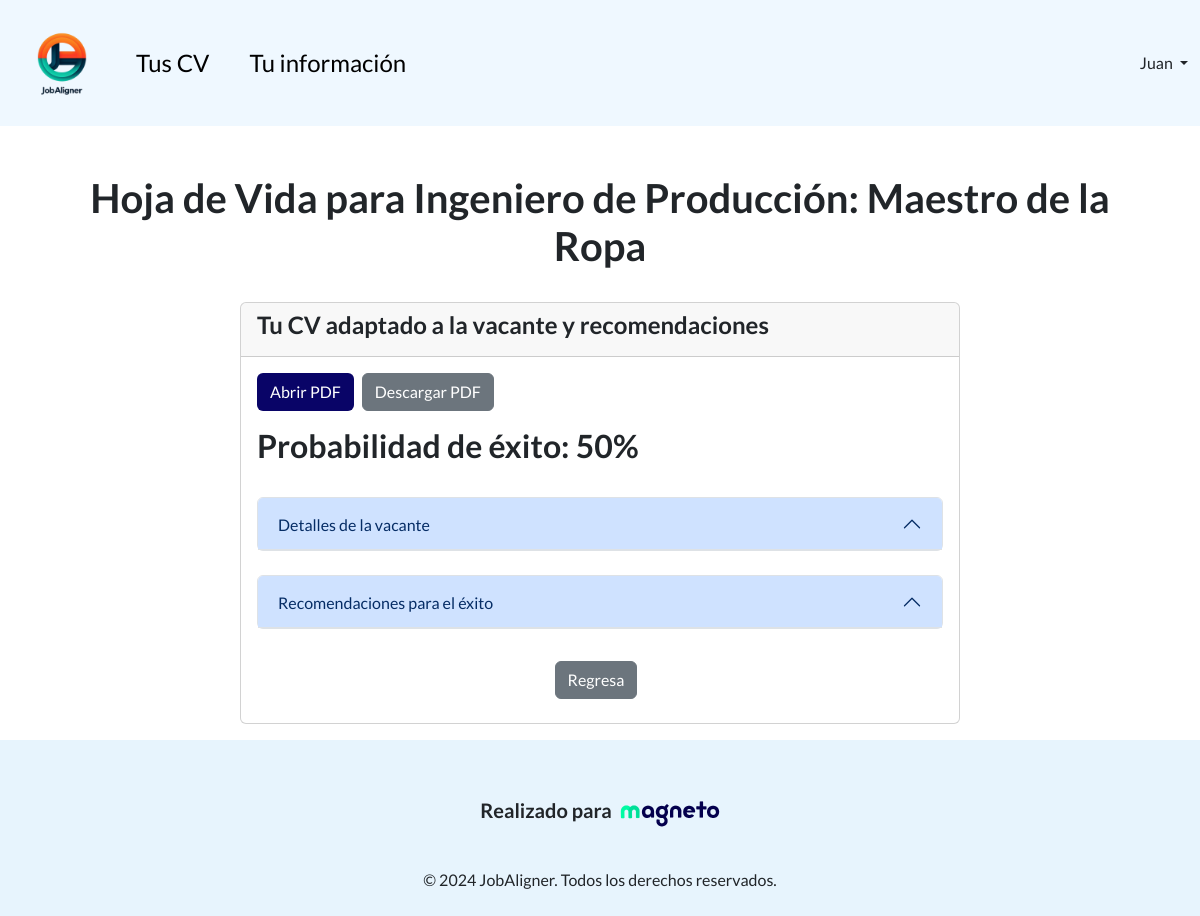
The app's page /cv/13/ (signed in) with its own data.
### jobalignment/models.py (models this page shows)
class CV(models.Model):
    user = models.ForeignKey(User, on_delete=models.CASCADE, related_name='cvs')
    vacancy = models.ForeignKey(JobVacancy, on_delete=models.CASCADE, related_name='vacancys')
    cvpdf = models.FileField(upload_to='pdfs/', blank=True, null=True)

class JobVacancy(models.Model):
    title = models.CharField(max_length=200)
    description = models.TextField()
    requirements = models.TextField()
    location = models.CharField(max_length=100)
    company_name = models.CharField(max_length=200)

### Suggestions/models.py (models this page shows)
class Suggestion(models.Model):
    cv = models.OneToOneField(CV, on_delete=models.CASCADE)
    suggestions = models.TextField()
    probability = models.IntegerField()

### jobalignment/views.py (the view)
# urls.py: path('cv/<int:cv_id>/', jobAlignmentViews.cv, name='cv'),
@login_required
def cv(request, cv_id):
    cv = get_object_or_404(CV, id=cv_id)
    suggestion = Suggestion.objects.get(cv = cv)
    return render(request, 'cv.html', {'cv': cv, 'suggestion': suggestion})

### jobalignment/templates/cv.html (shortened to what this page needs)
{% extends 'base.html' %}
{% block content %}
<head>
    <link href="https://cdn.jsdelivr.net/npm/bootstrap@5.3.3/dist/css/bootstrap.min.css" rel="stylesheet">
</head>
<body>
    <br>
    <br>
    <h1 class="text-center">Hoja de Vida para {{ cv.vacancy.title }}</h1>
    <br>
    <div class="container">
        <div class="row justify-content-center">
            <div class="col-md-8">
                <div class="card mb-3">
                    <div class="card-header">
                        <h4>Tu CV adaptado a la vacante y recomendaciones</h4>
                    </div>
                    <div class="card-body">
                        {% if cv.cvpdf %}
                            <div class="d-flex justify-content-start mb-3">
                                <a href="{{ cv.cvpdf.url }}" target="_blank" class="btn btn-classic me-2">Abrir PDF</a>
                                <a href="{{ cv.cvpdf.url }}" download class="btn btn-secondary">Descargar PDF</a>
                            </div>
                        {% else %}
                            <p>No se encontró el archivo PDF.</p>
                        {% endif %}
                        <h2>Probabilidad de éxito: {{ suggestion.probability }}%</h2>
                        <br>
                        <div class="accordion" id="vacancyDetailsAccordion">
                            <div class="accordion-item">
                                <h2 class="accordion-header" id="vacancyDescriptionHeader">
                                    <button class="accordion-button" type="button" data-bs-toggle="collapse" data-bs-target="#vacancyDescription" aria-expanded="false" aria-controls="vacancyDescription">
                                        Detalles de la vacante
                                    </button>
                                </h2>
                            </div>
                        </div>
                        <br>
                        <div class="accordion" id="suggestionsAccordion">
                            <div class="accordion-item">
                                <h2 class="accordion-header" id="suggestionsHeader">
                                    <button class="accordion-button" type="button" data-bs-toggle="collapse" data-bs-target="#suggestions" aria-expanded="false" aria-controls="suggestions">
                                        Recomendaciones para el éxito
                                    </button>
                                </h2>
                            </div>
                        </div>
                        <br>
                        <div class="d-flex justify-content-center mt-2 mb-2">
                            <a class="btn btn-secondary me-2" href="{% url 'home' %}" role="button">Regresa</a>
                        </div>
                    </div>
                </div>
            </div>
        </div>
    </div>
</body>
{% endblock content %}

### jobaligner/templates/base.html (shortened to what this page needs)
{% load static %}
<head>
  <link href="https://cdn.jsdelivr.net/npm/bootstrap@5.3.3/dist/css/bootstrap.min.css" rel="stylesheet">
  <link href="{% static 'css/styles.css' %}" rel="stylesheet">
</head>
<body>
<nav class="navbar navbar-expand-lg sticky-top navbar-light">
    <div class="container-fluid">
        <a class="navbar-brand" href="{% url 'home' %}">
            <img src="{% static 'images/jobaligner-removebg.png' %}" alt="" width="100" height="100" class="d-inline-block align-text-top">
        </a>
        {% if user.is_authenticated %}
                <div class="collapse navbar-collapse" id="navbarSupportedContent">
                    <ul class="navbar-nav me-auto mb-2 mb-lg-0">
                        <li class="nav-item">
                            <a class="nav-link active fs-4" aria-current="page" href="{% url 'home' %}">Tus CV</a>
                        </li>
                        <li class="nav-item mx-4">
                            <a class="nav-link active fs-4" aria-current="page" href="{% url 'updateAccount' %}">Tu información</a>
                        </li>
                    </ul>
                    <div class="d-flex ms-auto">
                    <div class="nav-item dropdown">
                        <a class="nav-link dropdown-toggle nav-text" href="#" id="userDropdown" role="button" data-bs-toggle="dropdown" aria-expanded="false">
                            {{ user.username }}
                        </a>
                    </div>
            </div>
        {% endif %}
        </div>
    </div>
</nav>
<div class="container">
    {% block content %}
    {% endblock content %}
</div>
</body>
<footer class="text-center text-lg-start mt-auto py-4 footer">
    <div class="container text-center">
        <div class="d-flex align-items-center justify-content-center">
            <h5 class="me-2">Realizado para</h5>
            <a href="https://www.magneto365.com/es" target="_blank">
                <img src="{% static 'images/logo-magneto.png' %}" alt="Logo" width="100" height="100" class="d-inline-block align-text-top">
            </a>
        </div>
        <p class="mt-1 mb-0">&copy; 2024 JobAligner. Todos los derechos reservados.</p>
    </div>
</footer>

### jobaligner/static/css/styles.css (style rules this page uses)
body { font-family: 'Lato', sans-serif !important; }
h1, h2, h3, h4, h5 { font-weight: 700 !important; }
p { font-weight: 500 !important; }
.btn-classic { background-color: #090467 !important; color:white !important; }
.navbar { background-color: #EFF8FF !important; }
.footer { background-color: #e7f4fd !important; }

### records on screen
CV: vacancy "Ingeniero de Producción: Maestro de la Ropa"
Suggestion: probability "50"

### other values on screen
{{ user.username }} "Juan"
